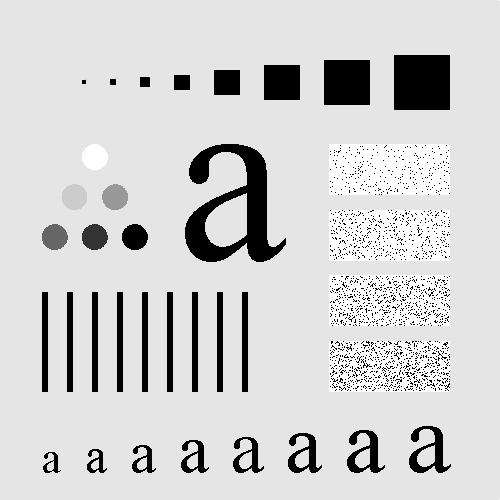
%> input picture assignments/assignment_4/Sample.jpg, 500 x 500 px
$ octave test.m   (GNU Octave 9; MATLAB toolbox functions it lacks are replaced by stand-ins)
%> lines starting %> are read from the running program, lines starting %| are printed output that depends on the picture
%---------------------------------------------------------%
%--Gaussian High pass and Low pass filter--------------------%
%---------------------------------------------------------%
clc
close all
clear all
I=imread('Sample.jpg');
%> I is the input picture: size 500x500 uint8; min 0, max 255, mean 207.4
A = fft2(double(I)); % compute FFT of the grey image
A1=fftshift(A); % frequency scaling
% Gaussian Filter Response Calculation
[M N]=size(A); % image size
%> M = 500; N = 500
R=20; % filter size parameter
X=0:N-1;
%> X = 500 values from 0 to 499
Y=0:M-1;
%> Y = 500 values from 0 to 499
[X Y]=meshgrid(X,Y);
Cx=0.5*N;
%> Cx = 250
Cy=0.5*M;
%> Cy = 250
Lo=exp(-((X-Cx).^2+(Y-Cy).^2)./(2*R).^2);
Hi=1-Lo; % High pass filter=1-low pass filter
% Filtered image=ifft(filter response*fft(original image))
J=A1.*Lo;
J1=ifftshift(J);
B1=ifft2(J1);
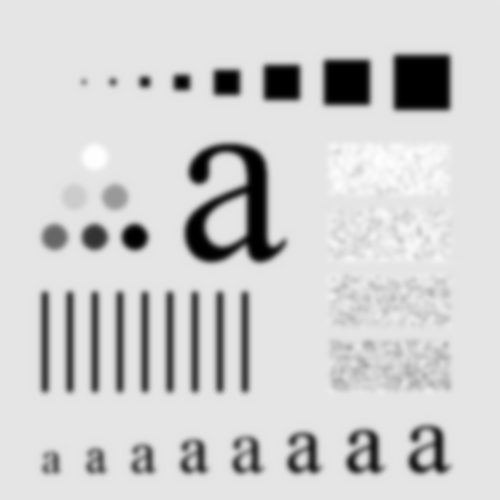
%> B1: size 500x500 double; min -1.04e-13, max 255, mean 207.4; drawn with min black and max white
K=A1.*Hi;
K1=ifftshift(K);
B2=ifft2(K1);
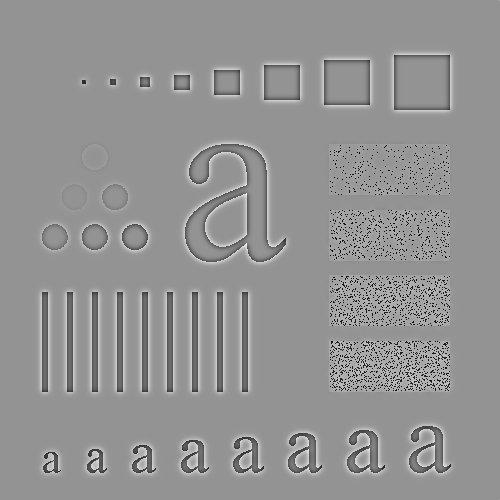
%> B2: size 500x500 double; min -249, max 180.4, mean 0; drawn with min black and max white
%----visualizing the results----------------------------------------------
figure(1)
imshow(I);colormap gray
title('original image','fontsize',14)
figure(2)
imshow(abs(A1),[-12 300000]), colormap gray
%> after `imshow(abs(A1),[-12 300000])`:
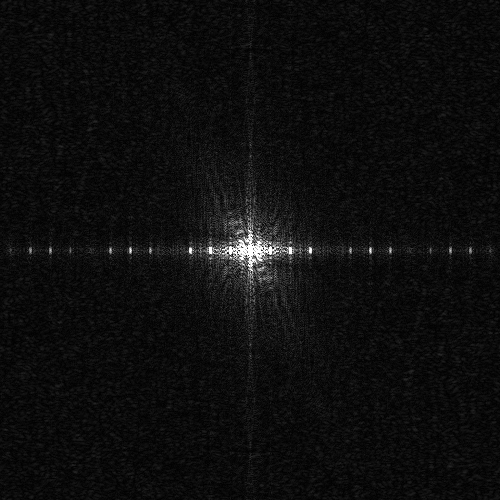
%> displayed picture: size 500x500, on the screen's scale of 0 to 255; min 0, max 255, mean 13.9
title('fft of original image','fontsize',14)
figure(3)
imshow(abs(B1),[12 290]), colormap gray
title('low pass filtered image','fontsize',14)
figure(4)
imshow(abs(B2),[12 290]), colormap gray
%> after `imshow(abs(B2),[12 290])`:
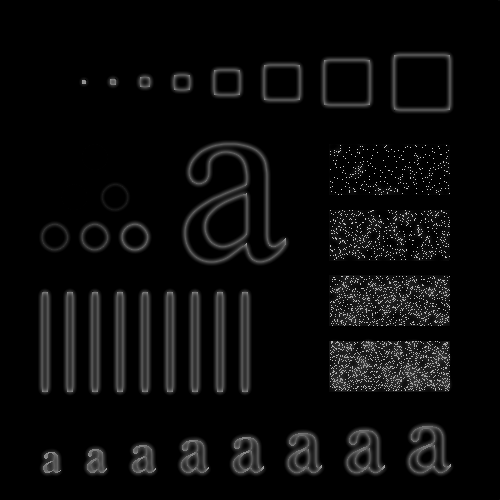
%> displayed picture: size 500x500, on the screen's scale of 0 to 255; min 0, max 217, mean 10.7
title('High pass filtered image','fontsize',14)
figure(5)
   mesh(X,Y,Lo)
   axis([ 0 N 0 M 0 1])
   h=gca;
   get(h,'FontSize')
   set(h,'FontSize',14)
   title('Gaussiab LPF H(f)','fontsize',14)
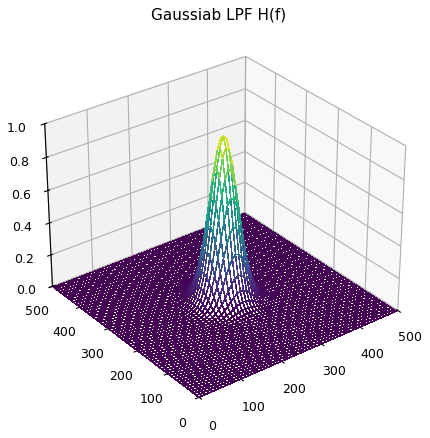
%> figure redrawn from the program's plot data

figure(6)
   mesh(X,Y,Hi)
   axis([ 0 N 0 M 0 1])
   h=gca;
   get(h,'FontSize')
   set(h,'FontSize',14)
   title('Gaussian HPF H(f)','fontsize',14)
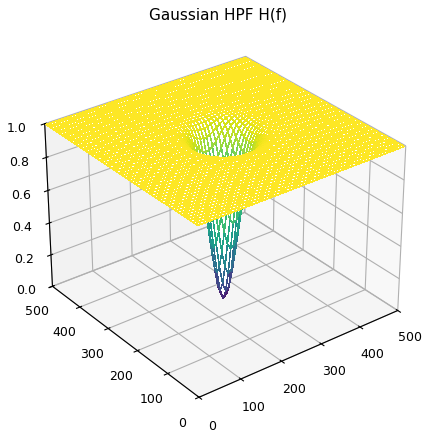
%> figure redrawn from the program's plot data
%-------------------------------------------------------------------------
